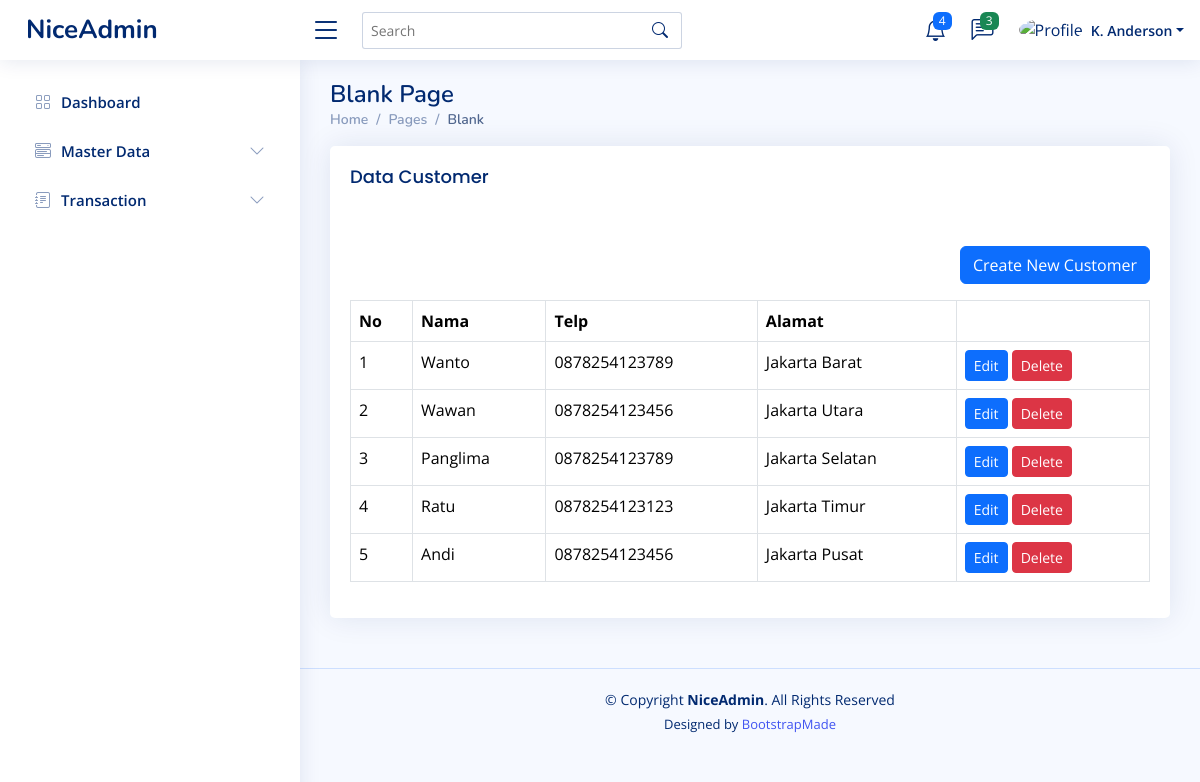
Screenshot of /dashboard.php?page=customer with the database file from the repository.
### tables this page shows
CREATE TABLE `customers` (
  `id` int(11) NOT NULL,
  `customer_name` varchar(50) NOT NULL,
  `customer_phone` varchar(13) NOT NULL,
  `customer_address` text DEFAULT NULL,
  `created_at` timestamp NOT NULL DEFAULT current_timestamp(),
  `updated_at` timestamp NULL DEFAULT NULL ON UPDATE current_timestamp()
);

### content/customer.php (the view, shortened to what this page needs)
<?php
  $queryCustomer = mysqli_query($koneksi,"SELECT * FROM customers ORDER BY id DESC");
  $rowCustomer = mysqli_fetch_all($queryCustomer, MYSQLI_ASSOC);
?>
<div class="row">
  <div class="col-sm-12">
    <div class="card">
      <div class="card-body">
        <h5 class="card-title">Data Customer</h5>
      </div>
      <div class="card-body">
        <div align="right" class="mb-3 mt-3">
          <a href="?page=add-customer" class="btn btn-primary">Create New Customer</a>
        </div>
        <table class="table table-bordered">
          <thead>
            <tr>
              <th>No</th>
              <th>Nama</th>
              <th>Telp</th>
              <th>Alamat</th>
              <th></th>
            </tr>
          </thead>
          <tbody>
            <?php
            $no=1;
            foreach($rowCustomer as $row):?>
              <tr>
                <td><?= $no++ ?></td>
                <td><?php echo $row['customer_name'] ?></td>
                <td><?php echo $row['customer_phone'] ?></td>
                <td><?php echo $row['customer_address'] ?></td>
                <td><a href="?page=add-customer&edit=<?php echo $row['id']?>" class="btn btn-primary btn-sm" >Edit</a>
                <a href="?page=customer&delete=<?php echo $row['id']?>" onclick="return confirm('Are you sure?')" class="btn btn-danger btn-sm">Delete</a>
                </td>
              </tr>
            <?php endforeach?>
          </tbody>
        </table>
      </div>
    </div>
  </div>
</div>

### assets/css/style.css (style rules this page uses)
:root { scroll-behavior: smooth; }
body { font-family: "Open Sans", sans-serif; background: #f6f9ff; color: #444444; }
a { color: #4154f1; text-decoration: none; }
h1, h2, h3, h4, h5, h6 { font-family: "Nunito", sans-serif; }
.card { margin-bottom: 30px; border: none; border-radius: 5px; box-shadow: 0px 0 30px rgba(1, 41, 112, 0.1); }
.card-title { padding: 20px 0 15px 0; font-size: 18px; font-weight: 500; color: #012970; font-family: "Poppins", sans-serif; }
.card-body { padding: 0 20px 20px 20px; }

### rows the page displays
customers: customer_name "Wanto", customer_phone "0878254123789", customer_address "Jakarta Barat"
customers: customer_name "Wawan", customer_phone "0878254123456", customer_address "Jakarta Utara"
customers: customer_name "Panglima", customer_phone "0878254123789", customer_address "Jakarta Selatan"
customers: customer_name "Ratu", customer_phone "0878254123123", customer_address "Jakarta Timur"
customers: customer_name "Andi", customer_phone "0878254123456", customer_address "Jakarta Pusat"
